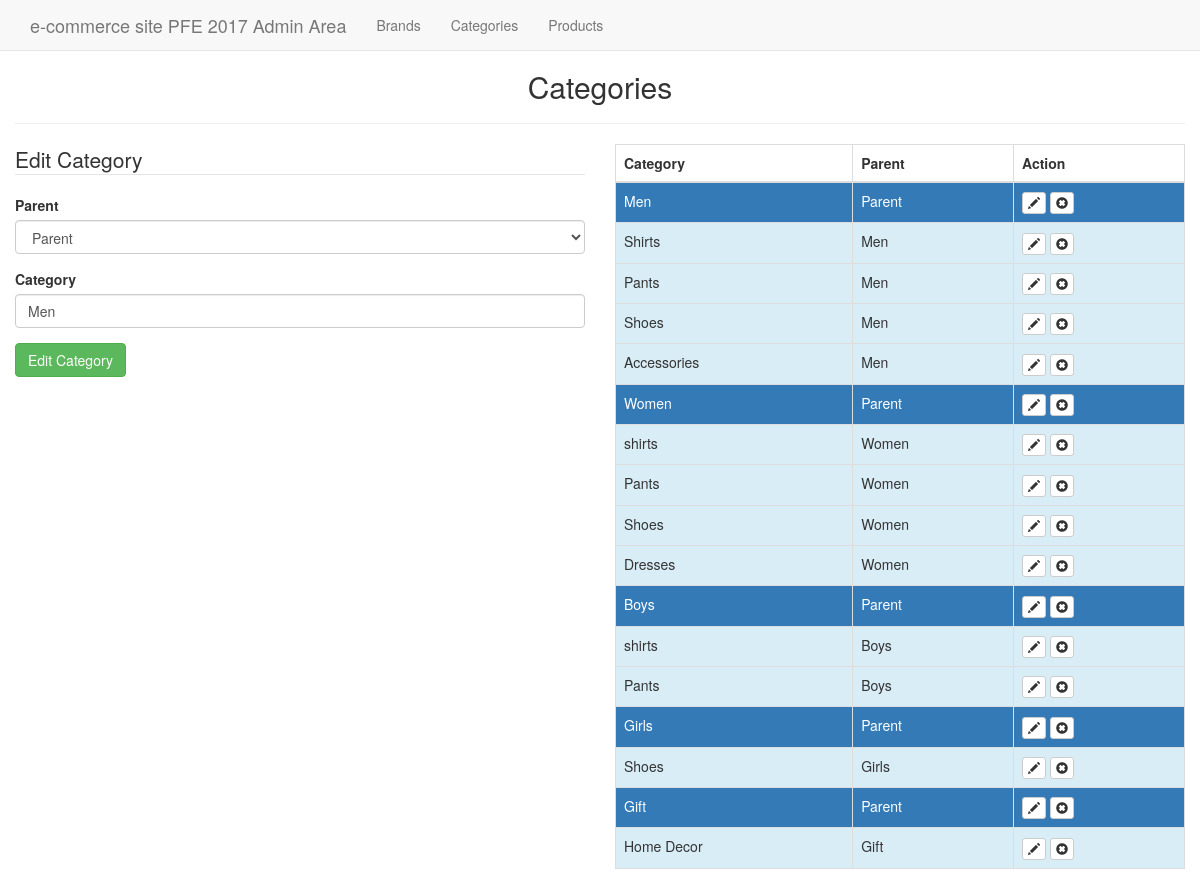
/admin/categories.php?edit=1, run on the app's committed database.
### tables this page shows
CREATE TABLE `categories` (
  `id` int(11) NOT NULL,
  `category` varchar(255) NOT NULL,
  `parent` int(11) NOT NULL DEFAULT '0'
);

### helpers/helpers.php (called while the page is built, shortened)
<?php
function sanitize($dirty)
{
    return htmlentities($dirty, ENT_QUOTES, "UTF-8");
}

### admin/categories.php (the view, shortened to what this page needs)
<?php
require_once realpath($_SERVER["DOCUMENT_ROOT"]) . '/amnrStore2017/core/init.php';
include 'includes/head.php';
include 'includes/navigation.php';
$category = '';
$post_parent = '';
if (isset($_GET['edit']) && !empty($_GET['edit'])) {
    $edit_id = (int)$_GET['edit'];
    $edit_id = sanitize($edit_id);
    $edit_sql = "SELECT * FROM categories WHERE id =$edit_id";
    $edit_result = mysqli_query($db, $edit_sql);
    $edit_category = mysqli_fetch_assoc($edit_result);
}
        $display = display_errors($errors); ?>
        <?php
$category_value = '';
$parent_value = 0;
if (isset($_GET['edit'])) {
    $category_value = $edit_category['category'];
    $parent_value = $edit_category['parent'];
} else {
    if (isset($_POST)) {
        $category_value = $category;
        $parent_value = $post_parent;
    }
}
?>
<h2 class="text-center">Categories</h2>
<hr>
<div class="row">
    <div class="col-md-6">
        <form class="form" action="categories.php<?= ((isset($_GET['edit'])) ? '?edit=' . $edit_id : ''); ?>"
              method="post">
            <legend><?= ((isset($_GET['edit'])) ? 'Edit' : 'Add a'); ?> Category</legend>
            <div class="form-group">
                <label for="parent">Parent</label>
                <select class="form-control" name="parent" id="parent">
                    <option value="0" <?= (($parent_value == 0) ? 'selected="selected"' : ''); ?> >Parent</option>
                </select>
            </div>
            <div class="form-group">
                <label for="category">Category</label>
                <input type="text" class="form-control" id="category" name="category" VALUE="<?= $category_value; ?>">
            </div>
            <div class="form-group">
                <input type="submit" value="<?= ((isset($_GET['edit'])) ? 'Edit' : 'Add'); ?> Category"
                       class="btn btn-success">
            </div>
        </form>
    </div>
    <div class="col-md-6">
        <table class="table table-bordered">
            <thead>
            <th>Category</th>
            <th>Parent</th>
            <th>Action</th>
            </thead>
            <tbody>
            <?php
            $sql = "SELECT * FROM categories WHERE parent =0";
            $result = $db->query($sql);
            while ($parent = mysqli_fetch_assoc($result)): ?>
                <?php
                $parent_id = (int)$parent['id'];
                $sql2 = "SELECT *FROM categories WHERE parent='$parent_id'";
                $cresult = $db->query($sql2);
                ?>
                <tr class="bg-primary">
                    <td> <?= $parent['category'] ?></td>
                    <td>Parent</td>
                    <td>
                        <a href="categories.php?edit=<?= $parent['id'] ?>" class="btn btn-xs btn-default">
                            <span class="glyphicon glyphicon-pencil"></span>
                        </a>
                        <a href="categories.php?delete=<?= $parent['id'] ?>" class="btn btn-xs btn-default">
                            <span class="glyphicon glyphicon-remove-sign"></span>
                        </a>
                    </td>
                </tr>
                <?php while ($child = mysqli_fetch_assoc($cresult)): ?>
                    <tr class="bg-info">
                        <td> <?= $child['category'] ?></td>
                        <td><?= $parent['category'] ?></td>
                        <td>
                            <a href="categories.php?edit=<?= $child['id'] ?>" class="btn btn-xs btn-default">
                                <span class="glyphicon glyphicon-pencil"></span>
                            </a>
                            <a href="categories.php?delete=<?= $child['id'] ?>" class="btn btn-xs btn-default">
                                <span class="glyphicon glyphicon-remove-sign"></span>
                            </a>
                        </td>
                    </tr>
                <?php endwhile; ?>
            <?php endwhile; ?>
            </tbody>
        </table>
    </div>
</div>

### css/main.css (style rules this page uses)
body { padding-top: 50px; }

### data on the page
categories: parent "Parent", category "Men"
categories: category "Shirts"
categories: category "Pants"
categories: category "Shoes"
categories: category "Accessories"
categories: category "Women"
categories: category "shirts"
categories: category "Pants"
categories: category "Shoes"
categories: category "Dresses"
categories: category "Boys"
categories: category "shirts"
categories: category "Pants"
categories: category "Girls"
categories: category "Shoes"
categories: category "Gift"
categories: category "Home Decor"
